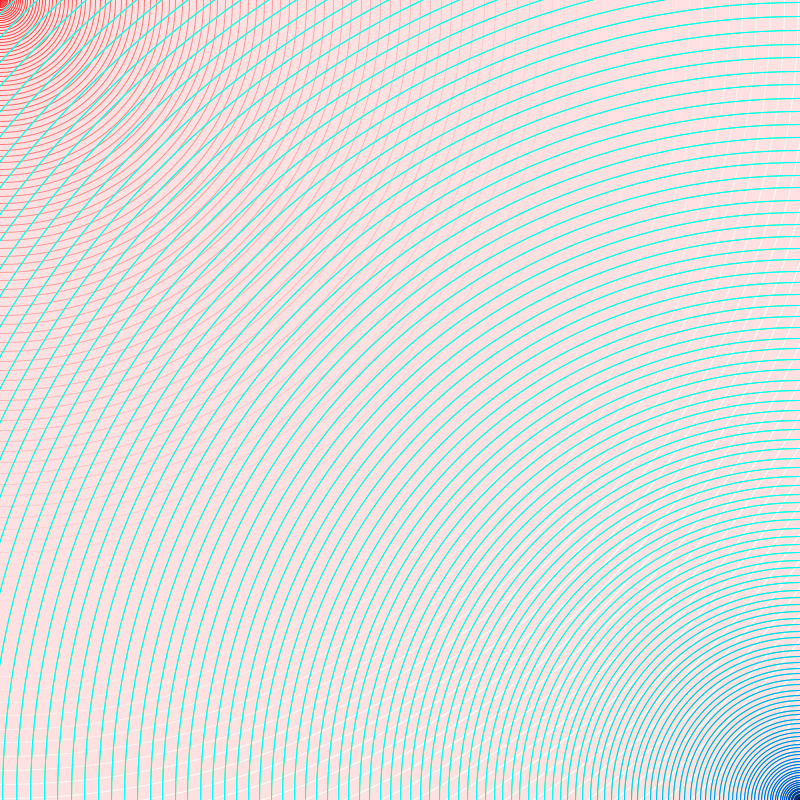
Frame 1 (no input)
Frame 60 (the mouse pressed at the canvas centre just before this capture): identical to frame 1, image omitted
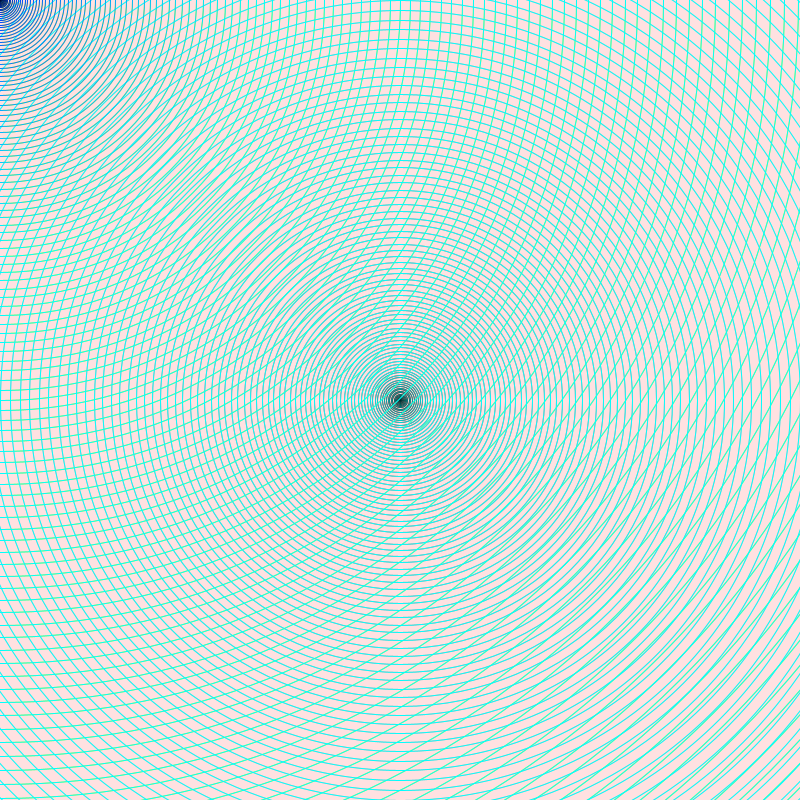
Frame 120 (the mouse held since frame 60 and released just before this capture)

The Processing sketch that drew these frames (run headless with seeded random() and noise(); from frame 60 on, the mouse is pressed at the canvas centre):

// Processing sketch: processing_108075
// ── processing_108075.pde

float xoffset = 10;
float yoffset = 10;

void setup() {
  size(800, 800);
  smooth();
}

void draw() {
  background(255, 225, 225);
  //  background (150, 150, 150);

  int i = 0;
  int j = 0;
  int k = 0;
  int l = 0;

  while (i < 200) // Follows Cursor
  {
    ellipseMode(CENTER); 
    stroke(255, 25+i*2, 25+i*2); //Red
    strokeWeight(1); 
    noFill();
    ellipse(mouseX, mouseY, i*i/8, i*i/8); // TO DO LIST....
    i = i + 1; // or i++
  }



  while (j < 200) // First surprise bump in North West quadrant
  {
    ellipseMode(CENTER); 
    stroke(j*10, j*15, 0);//Bright Green
    strokeWeight(1); 
    noFill();
    ellipse(2*(width/2 - mouseY), (2*(height/2 - mouseX)), j*j/8, j*j/8); // TO DO LIST....
    j = j + 1; // or i++
  }


  while (k < 200) // Opposite the cursor/mouse
  {
    ellipseMode(CENTER); 
    stroke(0, k*11, k*11);
    strokeWeight(1); 
    noFill();
    ellipse(width-mouseX, height-mouseY, k*k/8, k*k/8); // TO DO LIST....
    k = k + 1; // or i++
  }

  while (l < 200) // Second surprise bump in North West quadrant
  {
    ellipseMode(CENTER); 
    stroke(0, l*4, l*15);//Purple
    strokeWeight(1); 
    noFill();
    ellipse(2*(height/2 - mouseX), (2*(width/2 - mouseY)), l*l/8, l*l/8); // TO DO LIST....
    l = l + 1; // or i++
  }
}
